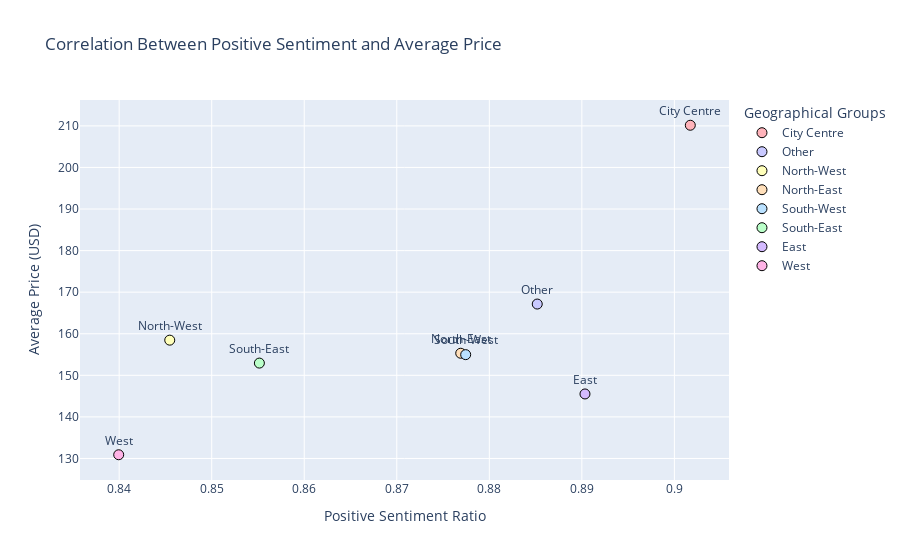

Notebook code cell kept with this figure:
### Code cell
# Create a Plotly scatter plot
fig = px.scatter(
    geo_price_sentiment,
    x='Positive Sentiment Ratio',
    y='Average Price (USD)',
    text=geo_price_sentiment.index,  # This will display names on hover
    color=geo_price_sentiment.index,  # Use geographic group names for color
    color_discrete_map=colors,
    labels={
        'Positive Sentiment Ratio': 'Positive Sentiment Ratio',
        'Average Price (USD)': 'Average Price (USD)'
    },
    title="Correlation Between Positive Sentiment and Average Price",
    hover_data={
        'Positive Sentiment Ratio': True,
        'Average Price (USD)': True,
    }
)

# Customize marker size and layout
fig.update_traces(marker=dict(size=10, line=dict(width=1, color='black')), textposition='top center')

# Update legend title
fig.update_layout(legend_title_text='Geographical Groups')
fig.show()

### Figure 1 — Plotly figure (JSON) as saved in the notebook; plotly's stock layout.template omitted (floating-point values rounded to 4 significant figures)
{"data": [{"hovertemplate": "geo_group=%{text}<br>Positive Sentiment Ratio=%{x}<br>Average Price (USD)=%{y}<extra></extra>", "legendgroup": "City Centre", "marker": {"color": "#FFB3BA", "line": {"color": "black", "width": 1}, "size": 10, "symbol": "circle"}, "mode": "markers+text", "name": "City Centre", "orientation": "v", "showlegend": true, "text": ["City Centre"], "textposition": "top center", "type": "scatter", "x": [0.9017], "xaxis": "x", "y": [210.2], "yaxis": "y"}, {"hovertemplate": "geo_group=%{text}<br>Positive Sentiment Ratio=%{x}<br>Average Price (USD)=%{y}<extra></extra>", "legendgroup": "Other", "marker": {"color": "#C9C9FF", "line": {"color": "black", "width": 1}, "size": 10, "symbol": "circle"}, "mode": "markers+text", "name": "Other", "orientation": "v", "showlegend": true, "text": ["Other"], "textposition": "top center", "type": "scatter", "x": [0.8852], "xaxis": "x", "y": [167.1], "yaxis": "y"}, {"hovertemplate": "geo_group=%{text}<br>Positive Sentiment Ratio=%{x}<br>Average Price (USD)=%{y}<extra></extra>", "legendgroup": "North-West", "marker": {"color": "#FFFFBA", "line": {"color": "black", "width": 1}, "size": 10, "symbol": "circle"}, "mode": "markers+text", "name": "North-West", "orientation": "v", "showlegend": true, "text": ["North-West"], "textposition": "top center", "type": "scatter", "x": [0.8455], "xaxis": "x", "y": [158.5], "yaxis": "y"}, {"hovertemplate": "geo_group=%{text}<br>Positive Sentiment Ratio=%{x}<br>Average Price (USD)=%{y}<extra></extra>", "legendgroup": "North-East", "marker": {"color": "#FFDFBA", "line": {"color": "black", "width": 1}, "size": 10, "symbol": "circle"}, "mode": "markers+text", "name": "North-East", "orientation": "v", "showlegend": true, "text": ["North-East"], "textposition": "top center", "type": "scatter", "x": [0.8769], "xaxis": "x", "y": [155.3], "yaxis": "y"}, {"hovertemplate": "geo_group=%{text}<br>Positive Sentiment Ratio=%{x}<br>Average Price (USD)=%{y}<extra></extra>", "legendgroup": "South-West", "marker": {"color": "#BAE1FF", "line": {"color": "black", "width": 1}, "size": 10, "symbol": "circle"}, "mode": "markers+text", "name": "South-West", "orientation": "v", "showlegend": true, "text": ["South-West"], "textposition": "top center", "type": "scatter", "x": [0.8774], "xaxis": "x", "y": [155.0], "yaxis": "y"}, {"hovertemplate": "geo_group=%{text}<br>Positive Sentiment Ratio=%{x}<br>Average Price (USD)=%{y}<extra></extra>", "legendgroup": "South-East", "marker": {"color": "#BAFFC9", "line": {"color": "black", "width": 1}, "size": 10, "symbol": "circle"}, "mode": "markers+text", "name": "South-East", "orientation": "v", "showlegend": true, "text": ["South-East"], "textposition": "top center", "type": "scatter", "x": [0.8552], "xaxis": "x", "y": [152.9], "yaxis": "y"}, {"hovertemplate": "geo_group=%{text}<br>Positive Sentiment Ratio=%{x}<br>Average Price (USD)=%{y}<extra></extra>", "legendgroup": "East", "marker": {"color": "#D4BAFF", "line": {"color": "black", "width": 1}, "size": 10, "symbol": "circle"}, "mode": "markers+text", "name": "East", "orientation": "v", "showlegend": true, "text": ["East"], "textposition": "top center", "type": "scatter", "x": [0.8903], "xaxis": "x", "y": [145.5], "yaxis": "y"}, {"hovertemplate": "geo_group=%{text}<br>Positive Sentiment Ratio=%{x}<br>Average Price (USD)=%{y}<extra></extra>", "legendgroup": "West", "marker": {"color": "#FFB3E6", "line": {"color": "black", "width": 1}, "size": 10, "symbol": "circle"}, "mode": "markers+text", "name": "West", "orientation": "v", "showlegend": true, "text": ["West"], "textposition": "top center", "type": "scatter", "x": [0.8399], "xaxis": "x", "y": [130.9], "yaxis": "y"}], "layout": {"legend": {"title": {"text": "Geographical Groups"}, "tracegroupgap": 0}, "title": {"text": "Correlation Between Positive Sentiment and Average Price"}, "xaxis": {"anchor": "y", "domain": [0, 1], "title": {"text": "Positive Sentiment Ratio"}}, "yaxis": {"anchor": "x", "domain": [0, 1], "title": {"text": "Average Price (USD)"}}}}
